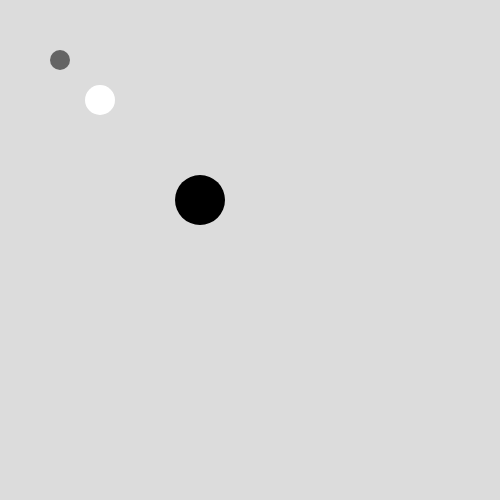
Frame 1 (no input)
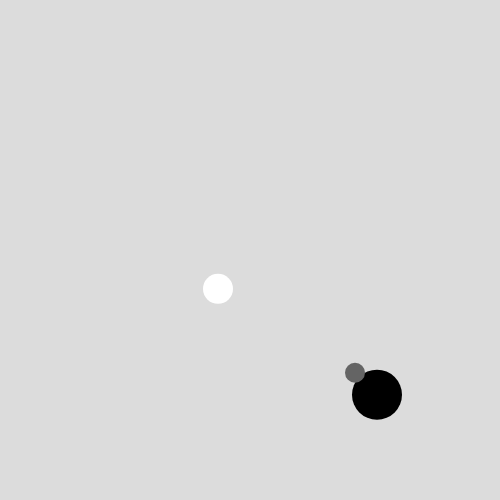
Frame 60 (no input)
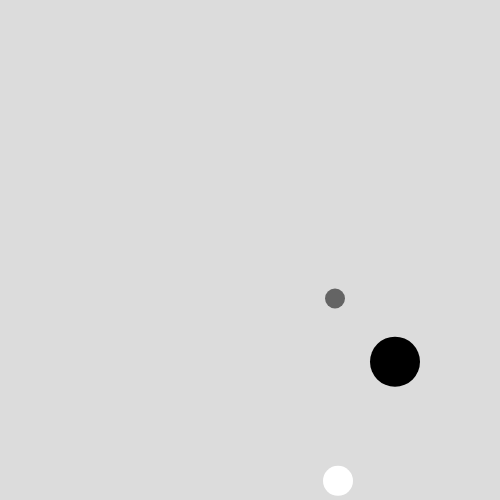
Frame 120 (the mouse pressed at the canvas centre since frame 60)

The p5.js sketch that drew these frames (run headless with seeded random() and noise() and a simulated clock; from frame 60 on, the mouse is pressed at the canvas centre):

// p5.js sketch
// ── sketch.js
var myCircle;

function setup() {
  createCanvas(500, 500);
  smooth();

  myCircle1 = new Circle();
  myCircle1.setup(100, 100, 2, 3.2, 30, 255);

  myCircle2 = new Circle();
  myCircle2.setup(200, 200, 3, 3.3, 50, 0);

  myCircle3 = new Circle();
  myCircle3.setup(60, 60, 5, 5.3, 20, 100);
}

function draw() {
  background(220);

  myCircle1.display();
  myCircle1.move();
  myCircle1.bounce();

  myCircle2.display();
  myCircle2.move();
  myCircle2.bounce();

  myCircle3.display();
  myCircle3.move();
  myCircle3.bounce();
}

function Circle(){
  this.x;
  this.y;
  this.speedX;
  this.speedY;
  this.size;
  this.col;

  this.setup = function (x, y, speedX, speedY, size, col){
    this.x = x;
    this.y = y;
    this.speedX = speedX;
    this.speedY = speedY;
    this.size = size;
    this.col = col;
  }

  this.display = function(){
    fill(this.col);
    noStroke();
    ellipse(this.x, this.y, this.size, this.size);
  }

  this.move = function(){
    this.x = this.x + this.speedX;
    this.y = this.y + this.speedY;
  }

  this.bounce = function(){
    if (this.x > (width - this.size/2) || this.x < this.size/2){
      this.speedX = this.speedX * -1;
    }
    if (this.y > (height - this.size/2) || this.y < this.size/2){
      this.speedY = this.speedY * -1;
    }
  }
  //this.hit = function(){}
}




/*
myCircle = {
  x:100,
  y:100,
  size:30,
  speedX:3,
  speedY:3.5,
  bounce: function(){
      if (this.x > (width - this.size/2) || this.x < this.size/2){
        this.speedX = this.speedX * -1;
      }
      if (this.y > (height - this.size/2) || this.y < this.size/2){
        this.speedY = this.speedY * -1;
      }
  },
  move: function(){
      this.x = this.x + this.speedX;
      this.y = this.y + this.speedY;
  },
  display: function (){
    ellipse(this.x, this.y, this.size, this.size);
  }
}
*/
